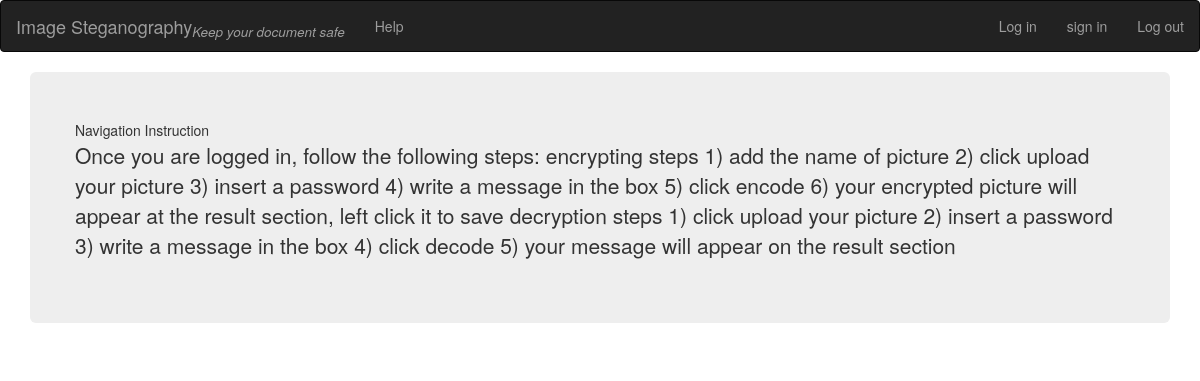
Screenshot of /index/help/ with the database file from the repository.
### main/models.py (models this page shows, shortened)
class HelpInstruction(models.Model):
    title = models.CharField(max_length=255, null=True)
    instruction = models.TextField(max_length=1255,  blank=True, null=True)

### main/views.py (the view)
def helpfunc(request):
    instruction = HelpInstruction.objects.all()
    title = "User Instructions"
    context = {
        'title': title,
        'instructions': instruction,
    }
    return render(request, 'help.html', context)

### templates/help.html
{% extends 'index.html' %} {% block content %}
{% for instruction in instructions %}
<div class="w3-card">
    <div class="row">
        <div class="col s12 m6">
            <div class="card blue-grey darken-1">
                <div class="card-content white-text">
                    <span class="card-title">{{instruction.title}}</span>
                    <p>{{instruction.instruction}}</p>
                </div>
            </div>
        </div>
    </div>
    {%endfor%}
    {% endblock %}

### templates/index.html (shortened to what this page needs)
{% load staticfiles i18n %}
{% load static%}
<!DOCTYPE html>
<html>
  <head>
    <link rel="stylesheet" type="text/css" href="{% static 'stylesheets/print.css' %}" media="print">
    <link href="{% static 'css/bootstrap.min.css' %}" rel="stylesheet">
    <nav class="navbar navbar-inverse">
  <div class="container-fluid">
    <div class="navbar-header">
      <a class="navbar-brand" href="% url 'main:index' %}">Image Steganography<sub><i>Keep your document safe</i></sub></a>
    </div>
    <ul class="nav navbar-nav">
      <li><a href="{% url 'index:help' %}">Help</a></li>
    </ul>
    <ul class="nav navbar-nav navbar-right">
     <li><a href="{% url 'userauth:logout' %}">Log out</a></li>
    </ul>
    <ul class="nav navbar-nav navbar-right">
     <li><a href="{% url 'userauth:registerpage' %}">sign in</a></li>
    </ul>
    <ul class="nav navbar-nav navbar-right">
     <li><a href="{% url 'userauth:login' %}">Log in</a></li>
    </ul>
  </div>
</nav>
  </head>
  <body>
    <div class="container">
   <div class="jumbotron">
      {% block content %}{% endblock content %}
    </div>
    </div>
  </body>
</html>

### main/static/stylesheets/print.css (style rules this page uses)
html, body, div, span, applet, object, iframe, h1, h2, h3, h4, h5, h6, p, blockquote, pre, a, abbr, acronym, address, big, cite, code, del, dfn, em, img, ins, kbd, q, s, samp, small, strike, strong, sub, sup, tt, var, b, u, i, center, dl, dt, dd, ol, ul, li, fieldset, form, label, legend, table, caption, tbody, tfoot, thead, tr, th, td, article, aside, canvas, details, embed, figure, figcaption, footer, header, hgroup, menu, nav, output, ruby, section, summary, time, mark, audio, video { padding: 0; margin: 0; font: inherit; font-size: 100%; vertical-align: baseline; border: 0; }
article, aside, details, figcaption, figure, footer, header, hgroup, menu, nav, section { display: block; }
body { line-height: 1; }
ol, ul { list-style: none; }
body { font-family: 'Helvetica Neue', Helvetica, Arial, serif; font-size: 13px; line-height: 1.5; color: #000; }
a { font-weight: bold; color: #d5000d; }
ul, ol, dl { margin-bottom: 20px; }
p { margin-bottom: 20px; font-weight: 300; }
a { text-decoration: none; }
ul li { padding-left: 20px; list-style-position: inside; list-style: disc; }

### rows the page displays
HelpInstruction: title "Navigation Instruction", instruction "Once you are logged in, follow the following steps: encrypting steps 1) add the name of picture 2) click upload your picture 3) insert a password 4) write a message in the box 5) click encode 6) your encrypted picture will appear at the result section, left click it to save decryption steps 1) click upload your picture 2) insert a password 3) write a message in the box 4) click decode 5) your message will appear on the result section"
